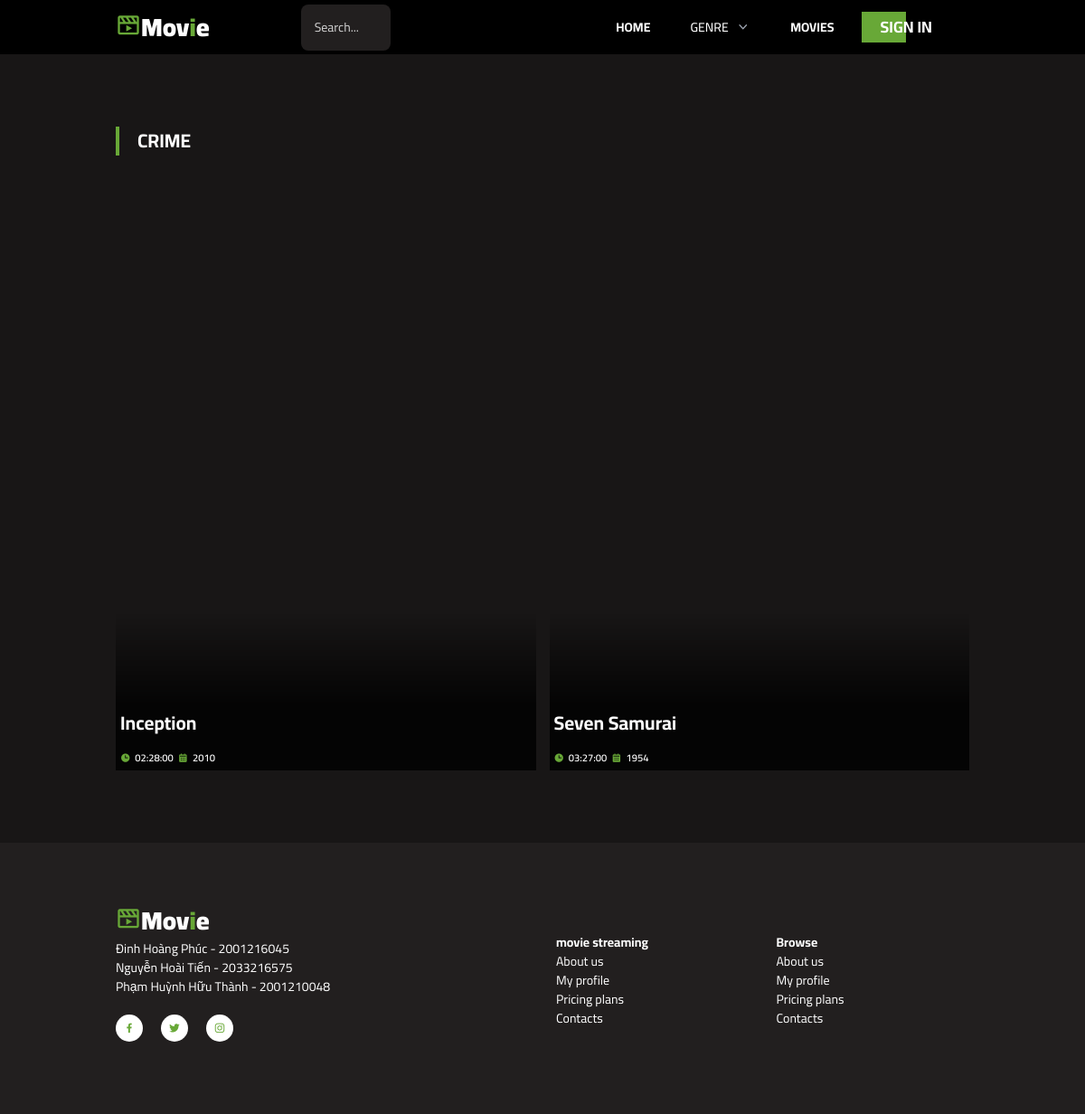
/source_code/movie_genre.php, run on the app's committed database.
### tables this page shows
CREATE TABLE `genre` (
  `id` int(9) NOT NULL,
  `genre_name` varchar(50) NOT NULL
);

CREATE TABLE `movie` (
  `id` int(9) NOT NULL,
  `title` varchar(100) NOT NULL,
  `release_year` year(4) NOT NULL,
  `srcipt_summary` varchar(2000) NOT NULL,
  `source` varchar(1000) NOT NULL,
  `trailer` varchar(1000) NOT NULL,
  `moive_length` time NOT NULL,
  `poster` varchar(500) NOT NULL,
  `director_id` int(9) NOT NULL
);

### source_code/movie_genre.php (the view, shortened to what this page needs)
<!DOCTYPE html>
<html lang="en">
<head>
    <script src="https://cdn.tailwindcss.com"></script>
    <link rel="stylesheet" href="https://cdnjs.cloudflare.com/ajax/libs/OwlCarousel2/2.3.4/assets/owl.carousel.min.css"
 />
    <link href='https://unpkg.com/boxicons@2.0.7/css/boxicons.min.css' rel='stylesheet'>
    <link rel="stylesheet" href="grid.css">
    <link rel="stylesheet" href="app.css">
</head>
<body>
    <?php
        $genre_id = $_GET['genre_id'];
        if(isset($_GET['genre_id'])){
            $genre_id = $_GET['genre_id'];
        } else {
            $genre_id = 1;
        }
        $pdo = new PDO("mysql:host=localhost;dbname=online_movie", "root", "");
        $pdo->query("set names 'utf8'");
        $sql_genre_id = "SELECT genre_name FROM `genre` WHERE id = :id";
        $stmt = $pdo->prepare($sql_genre_id);
        $stmt->bindParam(':id', $genre_id, PDO::PARAM_INT);
        $stmt->execute();
        $genre = $stmt->fetchColumn(0);
        $pdo = new PDO("mysql:host=localhost;dbname=online_movie", "root", "");
        $pdo->query("set names 'utf8'");
        $sql_movie_genre = "SELECT movie.id, movie.title, movie.poster, movie.release_year, movie.moive_length FROM movie, movie_genre WHERE movie.id = movie_genre.movie_id AND movie_genre.genre_id = " . $genre_id;
        $movies = $pdo->query($sql_movie_genre)->fetchAll(PDO::FETCH_ASSOC);
        $pdo = new PDO("mysql:host=localhost;dbname=online_movie", "root", "");
        $pdo->query("set names 'utf8'");
        $sql_genre = "SELECT * FROM genre";
        $genres = $pdo->query($sql_genre)->fetchAll(PDO::FETCH_ASSOC);
    ?>
    <div class="nav-wrapper">
        <div class="container">
            <div class="nav">
                <a href="home.php" class="logo">
                    <i class='bx bx-movie-play bx-tada main-color'></i>Mov<span class="main-color">i</span>e
                </a>
                <div class="row">
                    <div class="col-12 col-md-6">
                      <div class="search-box">
                        <input type="text" placeholder="Search..." class="search-input">
                      </div>
                    </div>
                  </div>
                <ul class="nav-menu" id="nav-menu">
                    <li><a href="home.php">Home</a></li>
                    <li>
                        <div class="relative" x-data="{ open: false }">
                            <button @click="open = ! open" type="button" class="text-gray-500 group p-4 inline-flex items-center rounded-md  text-white uppercase font-medium hover:text-gray-900" aria-expanded="false">
                                <span>Genre</span>
                            </button>
                                        <?php foreach($genres as $genre) { ?>
                                            <a href="movie_genre.php?genre_id=<?php echo $genre['id'] ?>" class="-m-3 flex items-start rounded-lg p-3 hover:bg-gray-50">
                                                <!-- <svg class="h-6 w-6 flex-shrink-0 text-template-secondary" xmlns="http://www.w3.org/2000/svg" fill="none" viewBox="0 0 24 24" stroke-width="1.5" stroke="currentColor" class="w-6 h-6">
                                                    <path stroke-linecap="round" stroke-linejoin="round" d="M8.25 21v-4.875c0-.621.504-1.125 1.125-1.125h2.25c.621 0 1.125.504 1.125 1.125V21m0 0h4.5V3.545M12.75 21h7.5V10.75M2.25 21h1.5m18 0h-18M2.25 9l4.5-1.636M18.75 3l-1.5.545m0 6.205l3 1m1.5.5l-1.5-.5M6.75 7.364V3h-3v18m3-13.636l10.5-3.819" />
                                                </svg> -->
                                                <div class="ml-4">
                                                    <p class="text-base font-medium text-gray-900">
                                                            <?php echo $genre['genre_name']; ?>
                                                    </p>
                                                </div>
                                            </a>
                                        <?php } ?>
                        </div>
                    </li>
                    <li><a href="movies.php">Movies</a></li>
                    <li>
                        <?php
                            if(isset($_SESSION['email'])){
                                echo '<a href="user.php" class="btn btn-hover text-white z-10"> <span>' . $_SESSION['email'] . '</span></a>';
                            } else {
                                echo '<a href="login.php" class="btn btn-hover">
                                <span>Sign in</span> </a>';
                            }
                        ?>
                    </li>
                </ul>
            </div>
        </div>
    </div>
    <div class="section">
        <div class="container">
            <div class="section-header">
                <?php echo $genre['genre_name'] ?>
            </div>
            <div class="movies-slide carousel-nav-center owl-carousel">
                <?php
                    foreach($movies as $movie) {
                ?>
                <a href="movie_detail.php?id=<?php echo $movie['id']; ?>" class="movie-item">
                    <div class="movie-item-content">
                        <div class="movie-item-title">
                            <?php echo $movie['title']; ?>
                        </div>
                        <div class="movie-infos">
                            <div class="movie-info">
                                <i class="bx bxs-time"></i>
                                <span><?php echo $movie['moive_length']?></span>
                            </div>
                            <div class="movie-info">
                                <i class='bx bxs-calendar'></i>
                                <span><?php echo $movie['release_year']?></span>
                            </div>
                        </div>
                    </div>
                </a>
                <?php
                    }
                ?>
            </div>
        </div>
    </div>
    <footer class="section">
        <div class="container">
            <div class="row">
                <div class="col-4 col-md-6 col-sm-12">
                    <div class="content">
                        <a href="#" class="logo">
                            <i class='bx bx-movie-play bx-tada main-color'></i>Mov<span class="main-color">i</span>e
                        </a>
                        <p>
                            Đinh Hoàng Phúc - 2001216045
                        </p>
                        <p>
                            Nguyễn Hoài Tiến - 2033216575
                        </p>
                        <p>
                            Phạm Huỳnh Hữu Thành - 2001210048
                        </p>
                        <div class="social-list">
                            <a href="#" class="social-item">
                                <i class="bx bxl-facebook"></i>
                            </a>
                            <a href="#" class="social-item">
                                <i class="bx bxl-twitter"></i>
                            </a>
                            <a href="#" class="social-item">
                                <i class="bx bxl-instagram"></i>
                            </a>
                        </div>
                    </div>
                </div>
                <div class="col-8 col-md-6 col-sm-12">
                    <div class="row">
                        <div class="col-3 col-md-6 col-sm-6">
                            <div class="content">
                                <p><b>movie streaming</b></p>
                                <ul class="footer-menu">
                                    <li><a href="#">About us</a></li>
                                    <li><a href="#">My profile</a></li>
                                    <li><a href="#">Pricing plans</a></li>
                                    <li><a href="#">Contacts</a></li>
                                </ul>
                            </div>
                        </div>
                        <div class="col-3 col-md-6 col-sm-6">
                            <div class="content">
                                <p><b>Browse</b></p>
                                <ul class="footer-menu">
                                    <li><a href="#">About us</a></li>
                                    <li><a href="#">My profile</a></li>
                                    <li><a href="#">Pricing plans</a></li>
                                    <li><a href="#">Contacts</a></li>
                                </ul>
                            </div>
                        </div>
                    </div>
                </div>
            </div>
        </div>
    </footer>
</body>
</html>

### source_code/grid.css (style rules this page uses)
.row { display: flex; flex-wrap: wrap; margin: 0 -15px; }
[class*="col-"] { padding: 0 15px; }
.col-3 { width: 25%; }
.col-4 { width: 33.33%; }
.col-8 { width: 66.66%; }
.col-12 { width: 100%; }
@media only screen and (max-width: 1280px) { .col-md-6 { width: 50%; } }

### source_code/app.css (style rules this page uses)
:root { --main-color: #68a837; --body-bg: #181616; --box-bg: #221f1f; --text-color: #ffffff; --nav-height: 60px; --space-top: 30px; }
* { padding: 0; margin: 0; box-sizing: border-box; }
html { font-size: 16px; }
body { font-family: "Cairo", sans-serif; background-color: var(--body-bg); color: var(--text-color); padding-top: var(--nav-height); }
a { text-decoration: none; color: unset; }
.main-color { color: var(--main-color); }
.container { max-width: 1920px; padding: 0 40px; margin: auto; }
.nav-wrapper { position: fixed; top: 0; left: 0; width: 100%; z-index: 99; background-color: #000000; }
.nav { display: flex; align-items: center; justify-content: space-between; color: var(--text-color); height: var(--nav-height); }
.nav a { color: var(--text-color); }
.logo { font-size: 2rem; font-weight: 900; }
.nav-menu { list-style-type: none; display: flex; align-items: center; padding: 0 20px; }
.nav-menu li ~ li { margin-left: 30px; }
.nav-menu a { text-transform: uppercase; font-weight: 700; }
.btn { color: #ffffff; padding: 0.25rem 1.5rem; text-transform: uppercase; font-size: 1.25rem; font-weight: 700; display: inline-flex; position: relative; align-items: center; }
.btn-hover::before { z-index: 1; content: ""; position: absolute; top: 0; left: 0; width: 50%; height: 100%; background-color: var(--main-color); transition: 0.3s ease-in-out; }
.btn i, .btn span { z-index: 1; }
.movie-infos { display: flex; align-items: center; flex-wrap: wrap; margin-top: calc(var(--space-top) / 2); }
.movie-info { display: flex; align-items: center; font-size: 0.8rem; font-weight: 600; }
.movie-info span { margin-left: 5px; }
.movie-info i { color: var(--main-color); }
.movie-info ~ .movie-info { margin-left: 5px; }
.carousel-nav-center { position: relative; }
.movie-item { display: block; position: relative; overflow: hidden; padding-top: 140%; cursor: pointer; }
.movie-item-content { position: absolute; bottom: 0; left: 0; width: 100%; padding: 5px; background-color: rgba(0, 0, 0, 0.8); }
.movie-item-content::before { content: ""; position: absolute; bottom: 100%; left: 0; width: 100%; height: 100px; background: linear-gradient(to top, rgba(0, 0, 0, 0.8), rgba(0, 0, 0, 0)); }
.movie-item-title { color: var(--text-color); font-size: 1.5rem; position: relative; font-weight: 700; }
.section { padding-top: 80px; }
.section-header { margin-bottom: 30px; padding-left: 20px; text-transform: uppercase; font-size: 1.5rem; font-weight: 700; border-left: 4px solid var(--main-color); display: flex; align-items: center; }
footer.section { margin-top: 80px; padding-bottom: 80px; position: relative; background-color: var(--box-bg); }
footer a.logo { margin-top: -2.5rem; display: block; }
.social-list { display: flex; align-items: center; margin-top: 20px; }
.social-item { --size: 30px; height: var(--size); width: var(--size); display: grid; place-items: center; border-radius: 50%; background-color: var(--text-color); color: var(--main-color); }
.social-item ~ .social-item { margin-left: 20px; }
footer .content { margin-top: 20px; }
.footer-menu { list-style-type: none; }
.footer-menu a { display: inline-block; transition: transform 0.2s ease-in-out; }
@media only screen and (max-width: 1280px) { html { font-size: 14px; } }
.search-box { display: flex; align-items: center; background-color: var(--box-bg); border-radius: 8px; overflow: hidden; }
.search-input { flex-grow: 1; padding: 15px; border: none; background-color: transparent; color: var(--text-color); font-size: 1rem; }
.search-input::placeholder { color: var(--text-color); opacity: 0.8; }

### data on the page
genre: genre_name "CRIME"
movie: title "Inception", moive_length "02:28:00", release_year "2010"
movie: title "Seven Samurai", moive_length "03:27:00", release_year "1954"
